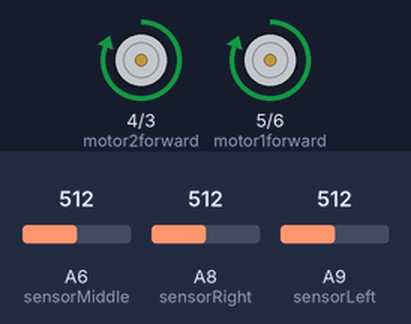
This sketch was run on a simulated Arduino Mega 2560, built with avr-gcc and run on an emulated ATmega2560. Shown: motor-driver pin pairs drawn as motors (green arrow = first pin HIGH = forward, orange = second pin HIGH = backward, longer = more drive). The test bench sets the inputs (shaded band); at power-on: A6 (sensorMiddle) = 512, A8 (sensorRight) = 512, A9 (sensorLeft) = 512. What the sketch prints to the serial monitor is not drawn.

Above: at 2.5 s.
At 5.5 s:
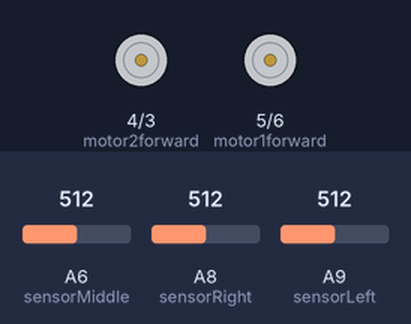
At 9.5 s:
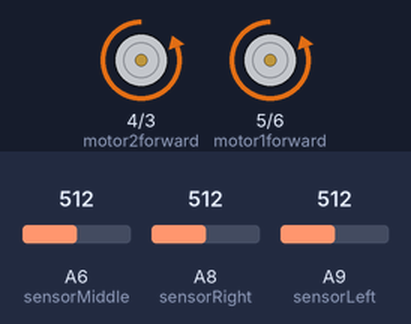
Timing chart, 0 to 16.9 s (numbered marks = the images above):
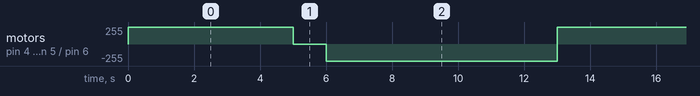

The sketch:

mm_code.ino
```cpp
//main code
//global values
#include "global_values.h"
//irs code
#include "irs.h"
//motors code
#include "motors.h"

int LEDpin = 0;

void setup()
  {
    pinMode(LEDpin, OUTPUT);

    //serial readings
    Serial.begin(9600);

    //irs
    pinMode(sensorLeft, INPUT);
    pinMode(sensorRight, INPUT);
    pinMode(sensorMiddle, INPUT);

    //motors
    pinMode(motor1forward, OUTPUT);
    pinMode(motor1reverse, OUTPUT);
    pinMode(motor2forward, OUTPUT);
    pinMode(motor2reverse, OUTPUT);
  }

void loop()
  {
    //irs
    ReadIR();

    //motors
    forward();
    delay(5000);
    brake();
    delay(1000);
    reverse();
    delay(5000);
//Serial.println("TESTING");

  testLED();

  }

void testLED()
  {
    digitalWrite(LEDpin, HIGH);
    delay(1000);
    digitalWrite(LEDpin, LOW);
    delay(1000);
  }
```

global_values.h
```cpp
//global values

//ir code
//left sensor
int sensorReadingL;
int sensorLeft = A9; //receiver
//emitter is always on

//right sensor
int sensorReadingR;
int sensorRight = A8; //receiver
//emitter is always on

//middle sensor
int sensorReadingM;
int sensorMiddle = A6; //receiver
//emitter is always on

//motors code
//speeds
int motorStop = 0;
int motorFullSpeed = 255;
int motorHalfSpeed = 63;

//motor1
int motor1forward = 5;
int motor1reverse = 6;

//motor2
int motor2forward = 4;
int motor2reverse = 3;

//PID Control
int sensorLPID;
int sensorRPID;
int error;
```

irs.h
```cpp
//irs h file

void ReadIR()
  {
    sensorReadingL = analogRead(sensorLeft);
    sensorReadingR = analogRead(sensorRight);
    sensorReadingM = analogRead(sensorMiddle);

    //serial readings
    Serial.println(sensorReadingL);
    Serial.println(sensorReadingR);
    Serial.println(sensorReadingM);
  }
```

motors.h
```cpp
//motor h file

void forward()
  {
    digitalWrite(motor1forward, HIGH);
    digitalWrite(motor1reverse, LOW);

    digitalWrite(motor2forward, HIGH);
    digitalWrite(motor2reverse, LOW);
  }

void reverse()
  {
    digitalWrite(motor1forward, LOW);
    digitalWrite(motor1reverse, HIGH);

    digitalWrite(motor2forward, LOW);
    digitalWrite(motor2reverse, HIGH);
  }

void brake()
  {
    digitalWrite(motor1forward, HIGH);
    digitalWrite(motor1reverse, HIGH);

    digitalWrite(motor2forward, HIGH);
    digitalWrite(motor2reverse, HIGH);
  }
```

Measured:
- by itself, motor on pin 4 (motor2forward) / pin 3 (motor2reverse), motor on pin 5 (motor1forward) / pin 6 (motor1reverse): repeats every 13.0 s: stopped 1.0 s, backward 255/255 7.0 s, forward 255/255 5.0 s
